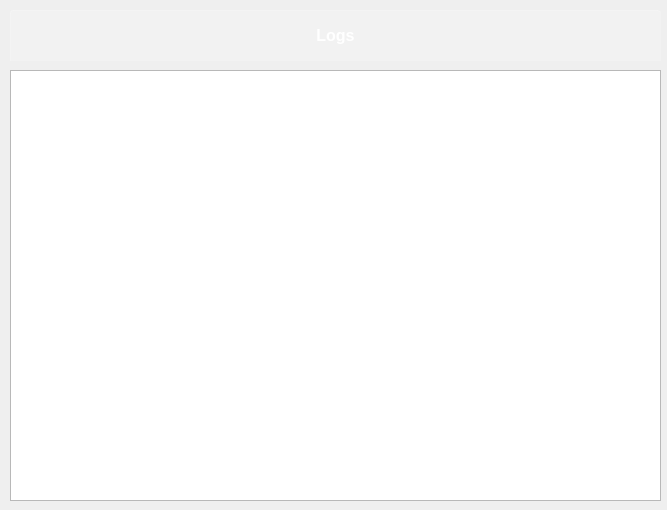
<?xml version="1.0" encoding="UTF-8"?>
<ui version="4.0">
 <class>LogsWidget</class>
 <widget class="QWidget" name="LogsWidget">
  <property name="geometry">
   <rect>
    <x>0</x>
    <y>0</y>
    <width>667</width>
    <height>510</height>
   </rect>
  </property>
  <property name="windowTitle">
   <string>Form</string>
  </property>
  <property name="styleSheet">
   <string notr="true">
#LogsWidget {
position:absolute;
  top:0;
  right:0;
  bottom:0;
  left:0;


background: qradialgradient(cx:0.3, cy:0.86, radius:1, fx:0.3, fy:0.86, stop:0 rgba(255,255,255,0.03), stop:0.08 rgba(255,255,255,0.03), stop:0.08 transparent, stop:0.92 transparent), 
              qradialgradient(cx:0.55, cy:1, radius:1, fx:0.55, fy:1, stop:0 rgba(255,255,255,0.03), stop:0.08 rgba(255,255,255,0.03), stop:0.08 transparent, stop:0.92 transparent), 
              qradialgradient(cx:0.4, cy:0.75, radius:1, fx:0.4, fy:0.75, stop:0 rgba(255,255,255,0.03), stop:0.06 rgba(255,255,255,0.03), stop:0.06 transparent, stop:0.94 transparent), 
              qradialgradient(cx:0.07, cy:0.99, radius:1, fx:0.07, fy:0.99, stop:0 rgba(255,255,255,0.03), stop:0.06 rgba(255,255,255,0.03), stop:0.06 transparent, stop:0.94 transparent), 
              qradialgradient(cx:0.69, cy:0.76, radius:1, fx:0.69, fy:0.76, stop:0 rgba(255,255,255,0.03), stop:0.06 rgba(255,255,255,0.03), stop:0.06 transparent, stop:0.94 transparent), 
              qradialgradient(cx:0.02, cy:0.35, radius:1, fx:0.02, fy:0.35, stop:0 rgba(255,255,255,0.03), stop:0.06 rgba(255,255,255,0.03), stop:0.06 transparent, stop:0.94 transparent), 
              qradialgradient(cx:0.14, cy:0.48, radius:1, fx:0.14, fy:0.48, stop:0 rgba(255,255,255,0.03), stop:0.06 rgba(255,255,255,0.03), stop:0.06 transparent, stop:0.94 transparent), 
              qradialgradient(cx:0.28, cy:0.87, radius:1, fx:0.28, fy:0.87, stop:0 rgba(255,255,255,0.04), stop:0.04 rgba(255,255,255,0.04), stop:0.04 transparent, stop:0.96 transparent), 
              qradialgradient(cx:0.65, cy:0.14, radius:1, fx:0.65, fy:0.14, stop:0 rgba(255,255,255,0.04), stop:0.04 rgba(255,255,255,0.04), stop:0.04 transparent, stop:0.96 transparent), 
              qradialgradient(cx:0.51, cy:0.36, radius:1, fx:0.51, fy:0.36, stop:0 rgba(255,255,255,0.04), stop:0.04 rgba(255,255,255,0.04), stop:0.04 transparent, stop:0.96 transparent), 
              qradialgradient(cx:0.06, cy:0.93, radius:1, fx:0.06, fy:0.93, stop:0 rgba(255,255,255,0.04), stop:0.04 rgba(255,255,255,0.04), stop:0.04 transparent, stop:0.96 transparent), 
              qlineargradient(x1:0, y1:0, x2:1, y2:1, stop:0 rgb(23, 233, 173), stop:1 rgb(29, 24, 208));
}</string>
  </property>
  <widget class="QWidget" name="horizontalWidget" native="true">
   <property name="geometry">
    <rect>
     <x>10</x>
     <y>10</y>
     <width>651</width>
     <height>51</height>
    </rect>
   </property>
   <property name="styleSheet">
    <string notr="true">#horizontalWidget {margin-top: 0px;
  border-top-left-radius: 3px;
  border-top-right-radius: 3px;
    color:#fff;
    padding:15px;
    text-align:center;
background: rgba(255,255,255,0.2);
    border-top: 1px solid rgba(255,255,255,0.2);
    border-left: 1px solid rgba(255,255,255,0.2);}</string>
   </property>
   <layout class="QHBoxLayout" name="horizontalLayout">
    <item>
     <widget class="QLabel" name="label">
      <property name="font">
       <font>
        <pointsize>12</pointsize>
        <weight>75</weight>
        <bold>true</bold>
       </font>
      </property>
      <property name="styleSheet">
       <string notr="true">color: white;</string>
      </property>
      <property name="text">
       <string>Logs</string>
      </property>
      <property name="alignment">
       <set>Qt::AlignCenter</set>
      </property>
     </widget>
    </item>
   </layout>
  </widget>
  <widget class="QTextBrowser" name="logsText">
   <property name="geometry">
    <rect>
     <x>10</x>
     <y>70</y>
     <width>651</width>
     <height>431</height>
    </rect>
   </property>
  </widget>
 </widget>
 <resources/>
 <connections/>
</ui>
